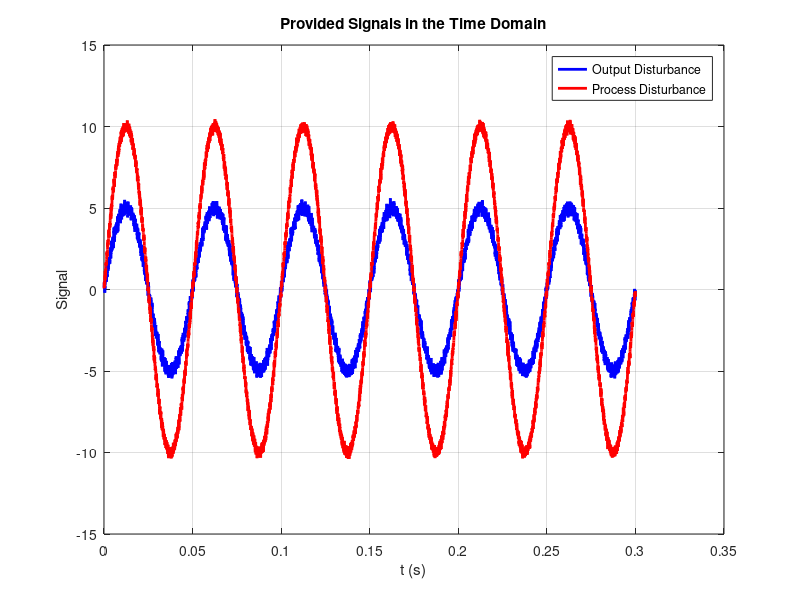
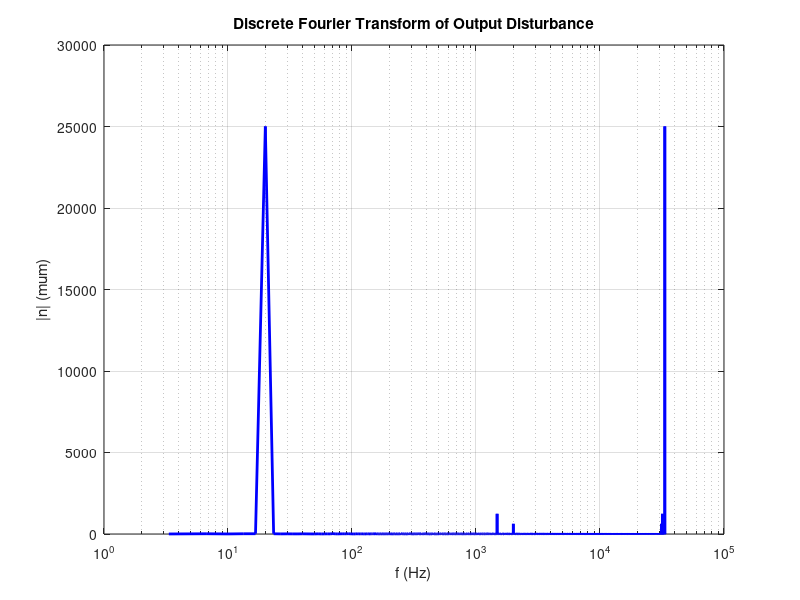
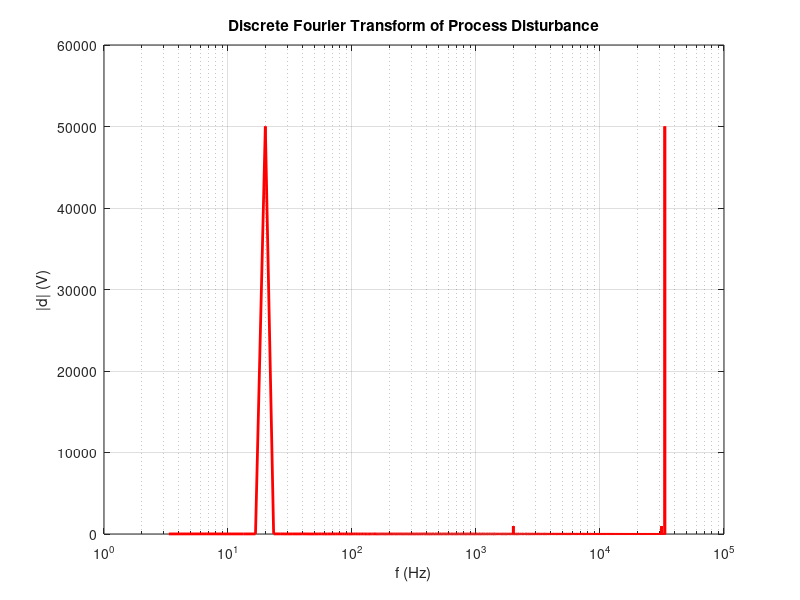
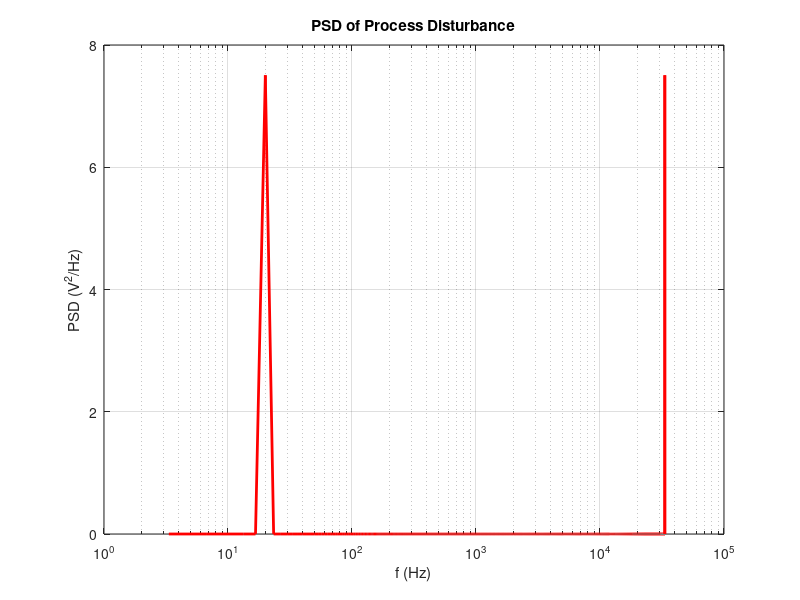

The MATLAB source for these figures, in order: (Note: this script raises an error after producing the figures.)
%% Setup parameters and inputs
load MSD2024_P3_Signals.mat
load MSD2024_P2_Plant.mat
ts = 30e-6;                     % Sampling time, s
fs = 1/ts;                      % Sampling frequency, Hz
s = tf('s');                    % Laplace variable
%% B1
% Create time vector
N = size(d,2);                  % Number of samples
t = linspace(0,(N-1),N)*ts;     % Time vector 

% Plot signals in time domain
figure;
plot(t,n,'b-','LineWidth',2);
hold on
plot(t,d,'r-','LineWidth',2);
title('Provided Signals in the Time Domain')
legend('Output Disturbance','Process Disturbance')
xlabel("t (s)")
ylabel("Signal")
hold off
grid on

% Plot signals in frequency domain
fft_d = fft(d);                 % Obtain the amplitude of d
fft_n = fft(n);                 % Obtain the amplitude of n
f_vec = (0:N-1)/(N*ts);         % Obtain frequency vector

figure;
semilogx(f_vec,abs(fft_n),'b',"LineWidth",2)
title("Discrete Fourier Transform of Output Disturbance")
xlabel("f (Hz)")
ylabel("|n| (\mum)")
grid on

figure;
semilogx(f_vec,abs(fft_d),'r',"LineWidth",2)
title("Discrete Fourier Transform of Process Disturbance")
xlabel("f (Hz)")
ylabel("|d| (V)")
grid on

%% B2
% Compute single-sided PSD
psd_d = (abs(fft_d).^2)/(N*fs);         % Single-sided PSD
psd_n = (abs(fft_n).^2)/(N*fs);    % Single-sided PSD
% Plot the results
figure;
semilogx(f_vec,psd_d,'r',"LineWidth",2);
title("PSD of Process Disturbance")
xlabel("f (Hz)")
ylabel("PSD (V^2/Hz)")
grid on

figure;
semilogx(f_vec,psd_n,'b',"LineWidth",2);
title("PSD of Output Disturbance")
xlabel("f (Hz)")
ylabel("PSD (\mum^2/Hz)")
grid on

%% B3
% Obtain system's transfer functions
C = controller_assignment_2;            % Controller from assignment 2
P = G;                                  % Define plant tf as P
GS = P/(1+P*C);                         % Process sensitivity
S = 1/(1+P*C);                          % Output sensitivity
% Calculate function frequency response
[A_GS,f_GS] = freqresp(GS,f_vec,'Hz'); % Freqresponse for GS
A_GS = squeeze(A_GS)';                          % Remove empty dimensions
[A_S,f_S] = freqresp(S,f_vec,'Hz');    % Freqresponse for S
A_S = squeeze(A_S)';                            % Remove empty dimensions
% Calculate PSD of y
psd_y = abs(A_GS).^2.*psd_d + abs(A_S).^2.*psd_n;   % PSD of y
% Plot PSD of y
figure;
loglog(f_vec,psd_y,'k',"LineWidth",2);     % Use log on both axes due to large variations
title("PSD of Output y")
xlabel("f (Hz)")
ylabel("PSD (\mum^2/Hz)")
grid on

%% B4
% Calculate Cumulative Power Spectrum
cps_y = cumsum(psd_y.*f_vec(2));
% Plot PSD of y
figure;
loglog(f_vec,cps_y,'k',"LineWidth",2);  % Use log on both axes due to large variations
title("CPS of Output y")
xlabel("f (Hz)")
ylabel("CPS (\mum^2)")
grid on
% Calculate complimentary sensitivity
T = P*C/(1+P*C);                        % tf format
[A_T,f_T] = freqresp(T,f_vec,'Hz');     % Freqresponse for T
A_T = squeeze(A_T)';                    % Remove empty dimensions
% Error contributions
e_d = abs(A_GS).*d;                     % Process disturbance error
e_n = abs(A_T).*n;                      % Output disturbance error
e_total = sqrt(e_d.^2+e_n.^2);            % Total error
% Convert error performance from time to frequency domain
E_d = fft(e_d);                         % Discrete Fourier Tranform of e_d
E_n = fft(e_n);                         % Discrete Fourier Tranform of e_n
E_total = fft(e_total);                 % Discrete Fourier Tranform of e_total
% Plot error contributions
figure;
plot(f_vec,E_total,'k',"LineWidth",2);
hold on
plot(f_vec,E_d,'r',"LineWidth",2);
hold on
plot(f_vec,E_n,'b',"LineWidth",2);
hold off
title("Error of Output y")
xlabel("f (Hz)")
ylabel("e (\mum^2)")
legend('Total error','Process Disturbance error','Output Disturbance error')
